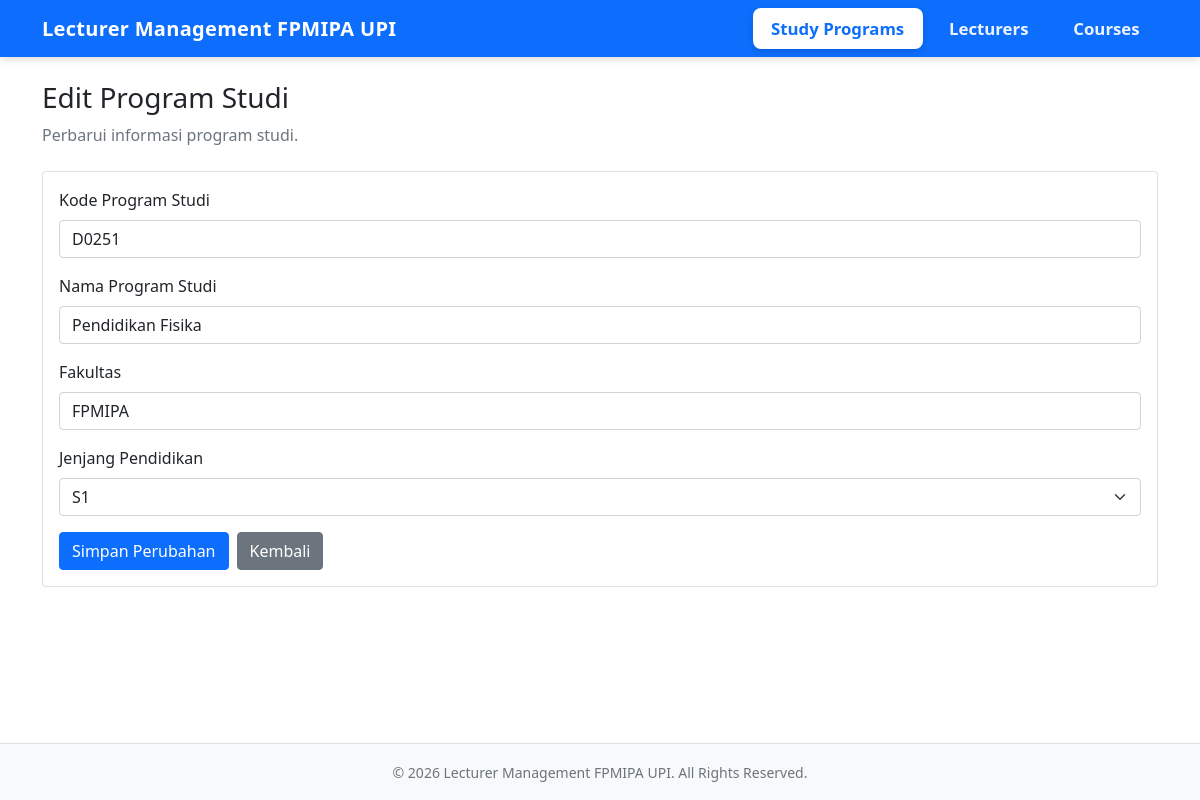
The page /?page=study_programs&action=edit&id=2 on the database its author committed.
### tables this page shows
CREATE TABLE `study_programs` (
  `id` int(10) unsigned NOT NULL AUTO_INCREMENT,
  `program_code` varchar(20) NOT NULL,
  `program_name` varchar(100) NOT NULL,
  `faculty` varchar(100) NOT NULL DEFAULT 'FPMIPA',
  `degree` varchar(5) NOT NULL DEFAULT 'S1',
  PRIMARY KEY (`id`),
  UNIQUE KEY `program_code` (`program_code`)
);

### views/Template.php (called while the page is built, shortened)
<?php
class Template {
    public static function render($view, $data = [])
    {
        extract($data, EXTR_SKIP);
        $viewPath = ROOT_PATH . '/templates/' . $view . '.php';
        $realViewPath = realpath($viewPath);
        require ROOT_PATH . '/templates/layouts/header.php';
        require $realViewPath;
        require ROOT_PATH . '/templates/layouts/footer.php';
    }
}

### views/StudyProgramView.php (called while the page is built, shortened)
<?php
require_once __DIR__ . '/Template.php';
class StudyProgramView {
    public static function form($data)
    {
        Template::render('study_programs/form', $data);
    }
}

### controllers/StudyProgramController.php (called while the page is built, shortened)
<?php
require_once __DIR__ . '/../models/StudyProgram.php';
require_once __DIR__ . '/../views/StudyProgramView.php';
class StudyProgramController {
    private $model;
    public function __construct()
    {
        $this->model = new StudyProgram();
    }
    public function edit($id)
    {
        $studyProgram = $this->model->getById($id);
        StudyProgramView::form([
            'pageTitle'    => 'Edit Program Studi',
            'studyProgram' => $studyProgram,
            'formAction'   => BASE_URL . '/?page=study_programs&action=update&id=' . $id
        ]);
    }
}

### models/Database.php (called while the page is built, shortened)
<?php
class Database {
    private static $connection = null;
    public static function connect()
    {
        $dsn = 'mysql:host=' . DB_HOST . ';dbname=' . DB_NAME . ';charset=utf8mb4';
        try {
            self::$connection = new PDO($dsn, DB_USER, DB_PASS, [
                PDO::ATTR_ERRMODE => PDO::ERRMODE_EXCEPTION,
                PDO::ATTR_DEFAULT_FETCH_MODE => PDO::FETCH_ASSOC,
                PDO::ATTR_EMULATE_PREPARES => false
            ]);
            return self::$connection;
        } catch (PDOException $e) {
            error_log('Database Connection Error: ' . $e->getMessage());
            die('Koneksi database gagal. Periksa konfigurasi database dan pastikan server MySQL aktif.');
        }
    }
}

### models/StudyProgram.php (called while the page is built, shortened)
<?php
require_once __DIR__ . '/Database.php';
class StudyProgram {
    private $db;
    public function __construct()
    {
        $this->db = Database::connect();
    }
    public function getById($id)
    {
        $query = "SELECT *
                  FROM study_programs
                  WHERE id = :id";
        $statement = $this->db->prepare($query);
        $statement->execute(['id' => $id]);
        return $statement->fetch();
    }
}

### templates/study_programs/form.php (the view, shortened to what this page needs)
<?php
$isEdit = !empty($studyProgram);
?>
<div class="mb-4">
    <h3><?= $isEdit ? 'Edit Program Studi' : 'Tambah Program Studi' ?></h3>
    <p class="text-muted mb-0">
        <?= $isEdit ? 'Perbarui informasi program studi.' : 'Masukkan informasi program studi baru.' ?>
    </p>
</div>
<div class="card">
    <div class="card-body">
        <form action="<?= htmlspecialchars($formAction) ?>" method="POST">
            <div class="mb-3">
                <label class="form-label">Kode Program Studi</label>
                <input
                    type="text"
                    name="program_code"
                    class="form-control"
                    maxlength="20"
                    placeholder="Contoh: D0151"
                    value="<?= htmlspecialchars($studyProgram['program_code'] ?? '') ?>"
                    required
                >
            </div>
            <div class="mb-3">
                <label class="form-label">Nama Program Studi</label>
                <input
                    type="text"
                    name="program_name"
                    class="form-control"
                    maxlength="100"
                    placeholder="Contoh: Pendidikan Matematika"
                    value="<?= htmlspecialchars($studyProgram['program_name'] ?? '') ?>"
                    required
                >
            </div>
            <div class="mb-3">
                <label class="form-label">Fakultas</label>
                <input
                    type="text"
                    name="faculty"
                    class="form-control"
                    maxlength="100"
                    value="<?= htmlspecialchars($studyProgram['faculty'] ?? 'FPMIPA') ?>"
                    required
                >
            </div>
            <div class="mb-3">
                <label class="form-label">Jenjang Pendidikan</label>
                <select name="degree" class="form-select" required>
                    <?php foreach (['D3', 'S1', 'S2', 'S3'] as $degree): ?>
                        <option
                            value="<?= $degree ?>"
                            <?= ($studyProgram['degree'] ?? 'S1') === $degree ? 'selected' : '' ?>
                        >
                            <?= $degree ?>
                        </option>
                    <?php endforeach; ?>
                </select>
            </div>
            <div class="d-flex gap-2">
                <button type="submit" class="btn btn-primary">
                    <?= $isEdit ? 'Simpan Perubahan' : 'Tambah Program Studi' ?>
                </button>
                <a href="<?= BASE_URL ?>/?page=study_programs"
                   class="btn btn-secondary">
                    Kembali
                </a>
            </div>
        </form>
    </div>
</div>

### rows shown on the page
study_programs: program_code "D0251", program_name "Pendidikan Fisika", faculty "FPMIPA", degree "S1"

### other values the page prints
APP_NAME "Lecturer Management FPMIPA UPI"
